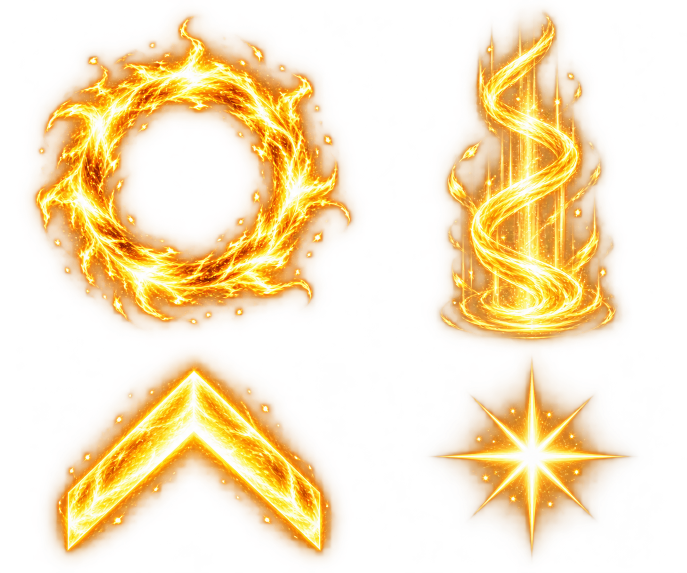
#> input picture art/level-up/source-v36.png, 1374 x 1145 px (shown at 1/2 size)
$ python pack-level-up.py
#> lines starting #> are read from the running program, lines starting #| are printed output that depends on the picture
"""Pack complete authored level-up motifs; Pillow is optional, game uses PNGs."""
from pathlib import Path
from PIL import Image
root=Path(__file__).resolve().parents[1];folder=root/'art/level-up'
im=Image.open(folder/'source-v36.png').convert('RGBA')
#> im is the input picture: PIL image 1374x1145 RGBA; mean R, G, B, A 124.3, 79.8, 23.9, 77
# Authored gutters: column at x=800, row at y=700 (not equal-sized motifs).
for name,box,side in [('ring',(0,0,800,700),512),('helix',(800,0,1374,700),512),('arrow',(0,700,800,1145),256),('spark',(800,700,1374,1145),128)]:
    part=im.crop(box);part=part.crop(part.getchannel('A').point(lambda a:255 if a>8 else 0).getbbox());part.thumbnail((side-32,side-32),Image.Resampling.LANCZOS)
    out=Image.new('RGBA',(side,side));out.alpha_composite(part,((side-part.width)//2,(side-part.height)//2));out.save(folder/(name+'.png'))
#> this loop made 4 passes
#> pass 1, `part = im.crop(box)`:
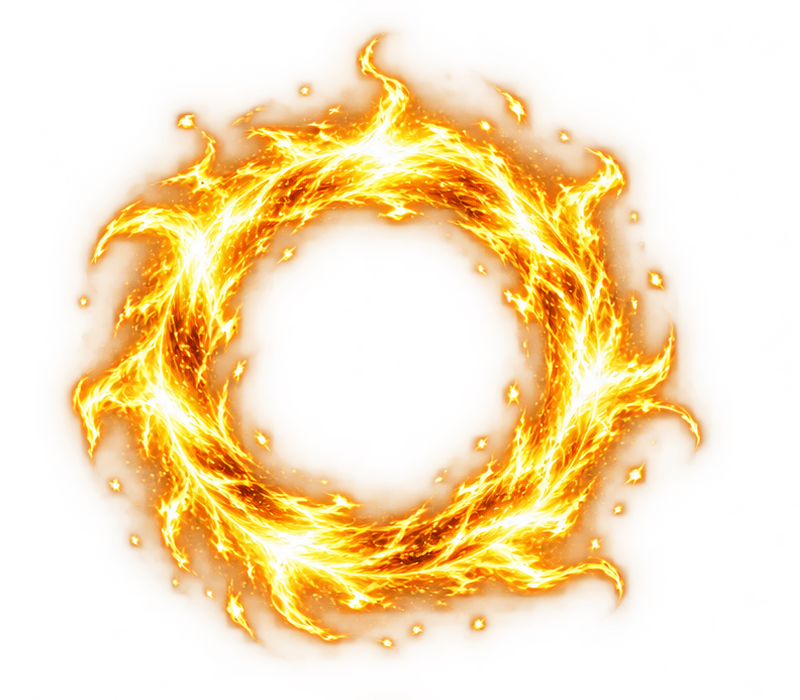
#> part: PIL image 800x700 RGBA; mean R, G, B, A 139, 85.7, 22.9, 84.6; transparent parts drawn white
#> pass 1, `part = part.crop(part.getchannel('A').point(lambda a: 255 if a > 8 els`:
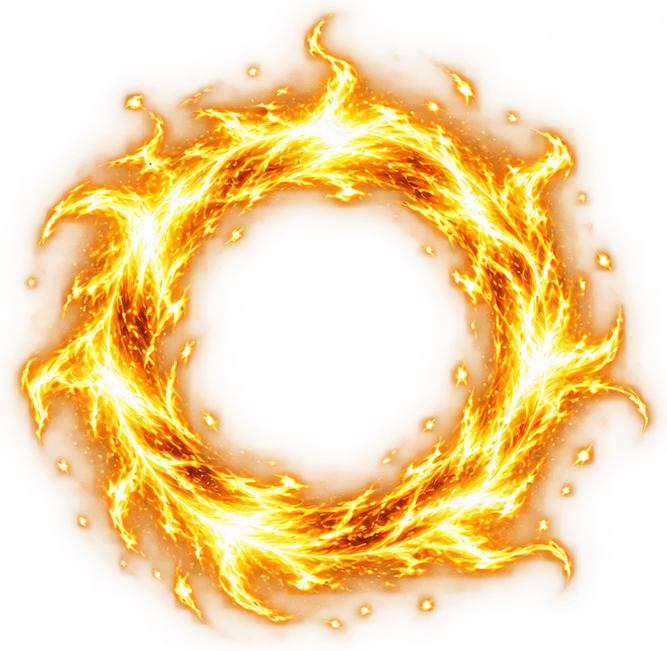
#> part: PIL image 667x651 RGBA; mean R, G, B, A 173.6, 109.4, 29.5, 109; transparent parts drawn white
#> pass 1, `out = Image.new('RGBA', (side, side))`:
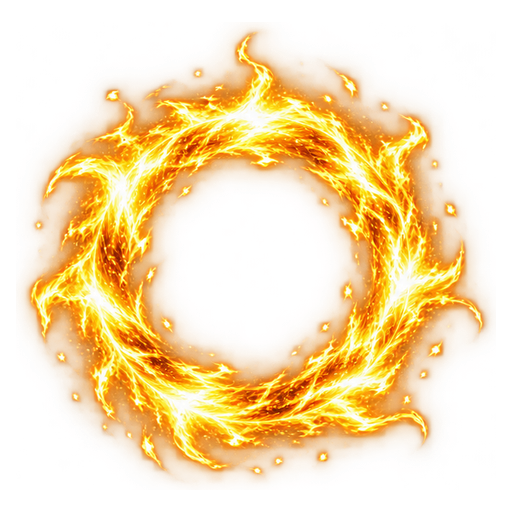
#> saved as ring.png: PIL image 512x512 RGBA; mean R, G, B, A 148.5, 93.6, 25.2, 93.4; transparent parts drawn white
#> after the loop:
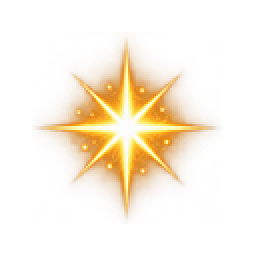
#> out: PIL image 128x128 RGBA (shown 2 times larger); mean R, G, B, A 74.1, 46.9, 14.6, 38.8; transparent parts drawn white
#> after the loop:
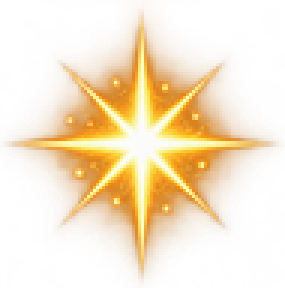
#> part: PIL image 95x96 RGBA (shown 3 times larger); mean R, G, B, A 133.2, 84.2, 26.2, 69.8; transparent parts drawn white

$ run again, with art/level-up/helix.png copied over art/level-up/source-v36.png
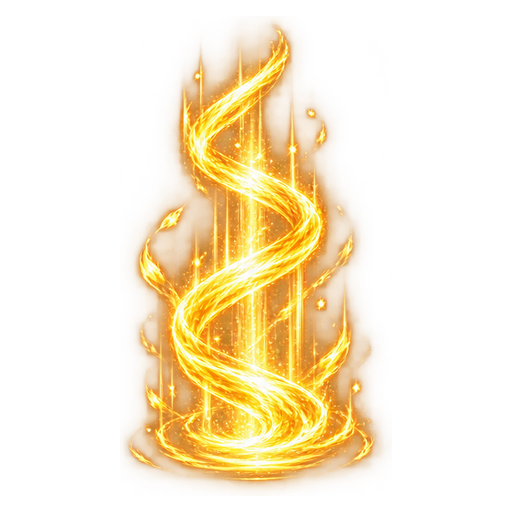
#> input picture art/level-up/helix.png, 512 x 512 px
#> im is the input picture: PIL image 512x512 RGBA; mean R, G, B, A 91.7, 63.6, 21.8, 64.8
#> the loop `for name,box,side in [('ring',(0,0,800,700),512),('helix',(800,0,1374,..` made 4 passes
#> pass 1, `part = im.crop(box)`:
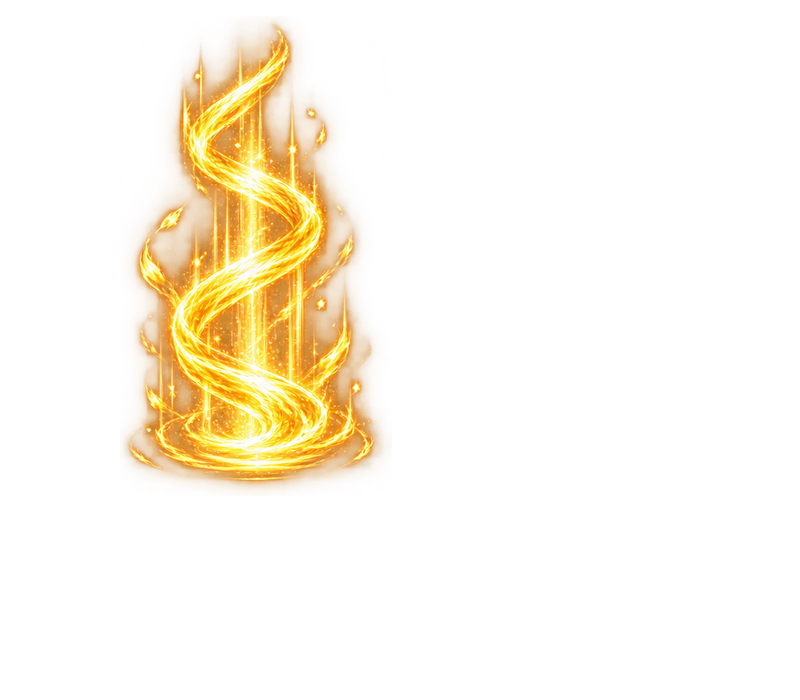
#> part: PIL image 800x700 RGBA; mean R, G, B, A 42.9, 29.8, 10.2, 30.3; transparent parts drawn white
#> pass 1, `part = part.crop(part.getchannel('A').point(lambda a: 255 if a > 8 els`:
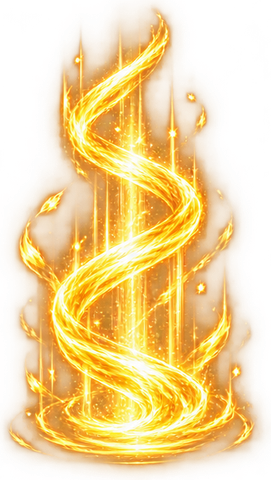
#> part: PIL image 271x480 RGBA; mean R, G, B, A 184.7, 128.2, 44, 130.6; transparent parts drawn white
